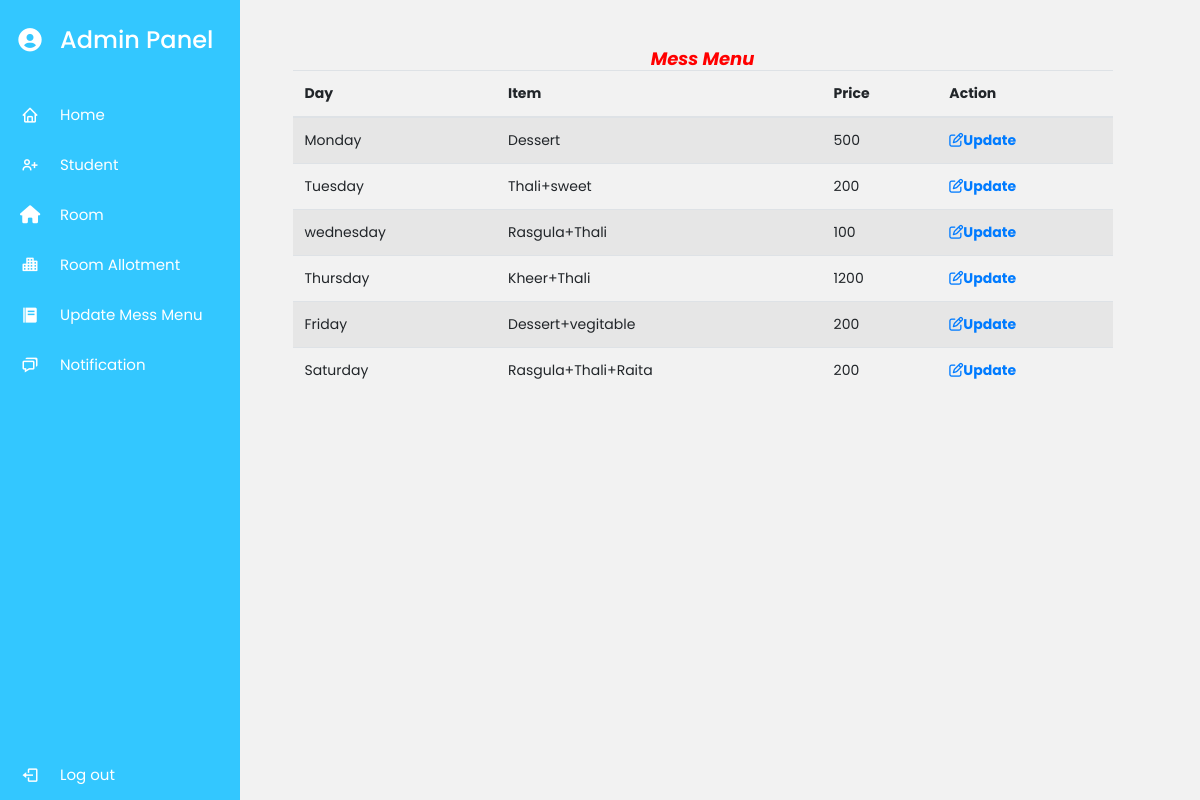
/mess/ (signed in), run on the app's committed database.
### myapp/models.py (models this page shows, shortened)
class Mess(models.Model):
    day=models.CharField(max_length=20)
    item=models.CharField(max_length=20)
    price=models.IntegerField()
    created_at=models.DateTimeField(auto_now_add=True)
    update_at=models.DateTimeField(auto_now=True)

### myapp/views.py (the view)
# urls.py: path('mess/',views.mess,name='mess'),
def mess(request):
    if request.user.is_superuser:
        mess_data = Mess.objects.all()
        return render(request, 'mess.html', {'mess': mess_data})
    else:
        return redirect("Home")

### myapp/templates/mess.html (shortened to what this page needs)
{% extends 'admindash.html' %}
{% load static %}
{% block content %}
<div class="col-lg-8">
<div class="row justify-content-around ml-8 mt-5">
<table class="table table-striped ">
  <h4 style="color: red;"><i><strong>Mess Menu</strong><i></h4>
  <thead>
    <tr>
      <th scope="col">Day</th>
      <th scope="col">Item</th>
      <th scope="col">Price</th>
      <th scope="col">Action</th>
    </tr>
  </thead>
  {% if mess %}
  <tbody>
    {% for i in mess %}
    <tr>
      <td>{{i.day}}</td>
      <td>{{i.item}}</td>
      <td>{{i.price}}</td>
      <td>
        <a href="/messedit/{{i.id}}"><i class="fa fa-pencil-square-o" aria-hidden="true"><strong>Update</strong></i></a>
      </td>
    </tr>
    {% endfor %}
  </tbody>
  {% endif %}
</table>
</div>
</div>
{% endblock content %}

### myapp/static/css/admindash.css (style rules this page uses)
* { margin: 0; padding: 0; box-sizing: border-box; font-family: 'Poppins', sans-serif; }

### myapp/static/css/main.css (style rules this page uses)
.row { display: -webkit-box; display: -webkit-flex; display: -moz-box; display: -ms-flexbox; display: flex; -webkit-flex-wrap: wrap; -ms-flex-wrap: wrap; flex-wrap: wrap; }
html { -webkit-box-sizing: border-box; -moz-box-sizing: border-box; box-sizing: border-box; }
* { padding: 0; margin: 0; }
*, *:before, *:after { -webkit-box-sizing: inherit; -moz-box-sizing: inherit; box-sizing: inherit; }
body, h1, h2, h3, h4, h5, h6, blockquote, p, pre, dl, dd, ol, ul, figure, hr, fieldset, legend { margin: 0; padding: 0; }
table { border-collapse: collapse; border-spacing: 0; }
body { font-family: "Roboto", "Arial", "Helvetica Neue", sans-serif; font-weight: 400; font-size: 14px; }
h1, h2, h3, h4, h5, h6 { font-weight: 400; }
h4 { font-size: 18px; }

### myapp/static/css/room.css (style rules this page uses)
* { margin: 0; padding: 0; box-sizing: border-box; }
body { font-size: 14px; background: #f2f2f2; }

### data on the page
Mess: day "Monday", item "Dessert", price "500"
Mess: day "Tuesday", item "Thali+sweet", price "200"
Mess: day "wednesday", item "Rasgula+Thali", price "100"
Mess: day "Thursday", item "Kheer+Thali", price "1200"
Mess: day "Friday", item "Dessert+vegitable", price "200"
Mess: day "Saturday", item "Rasgula+Thali+Raita", price "200"
